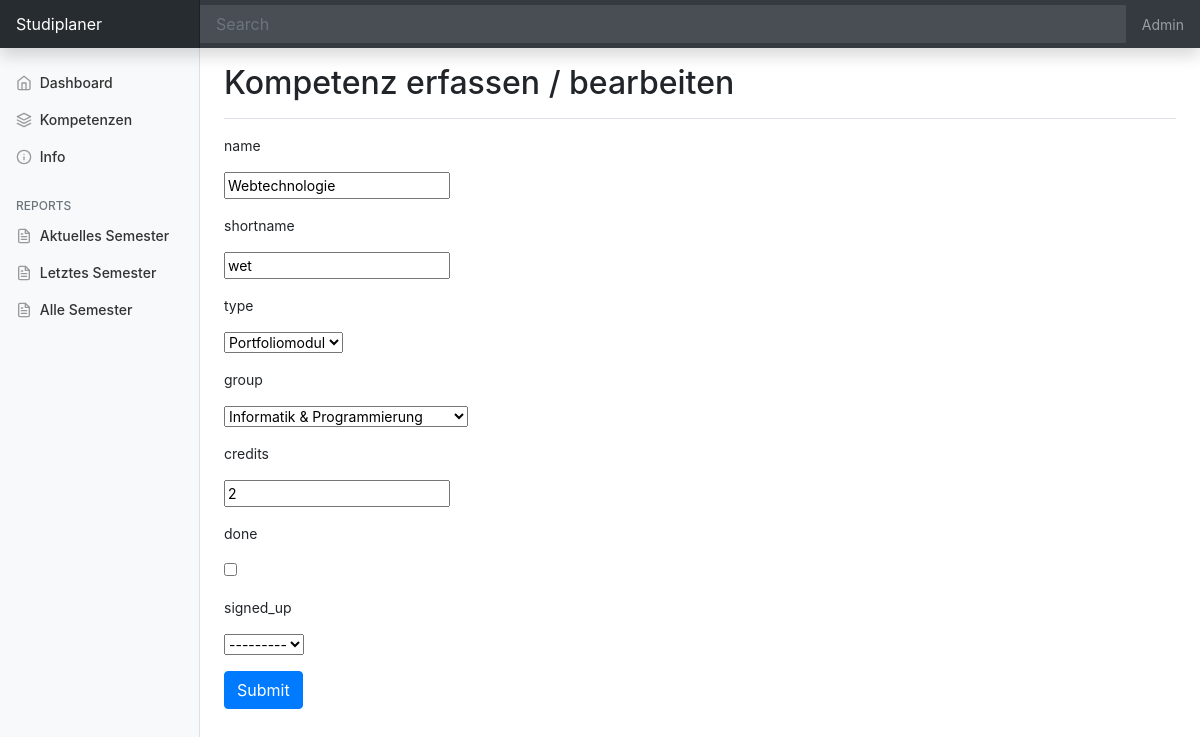
The page /courseupdate/1/ on the database its author committed.
### kompetenzen/models.py (models this page shows, shortened)
class course(models.Model):
    SEMESTER = (
        ('HS19', 'HS19'),
        ('FS20', 'FS20'),
        ('HS20', 'HS20'),
        ('FS21', 'FS21'),
        ('HS21', 'HS21'),
        ('FS22', 'FS22'),
        ('HS22', 'HS22'),
        ('FS23', 'FS23'),
    )
    id = models.AutoField(primary_key=True)
    name = models.CharField(max_length=200, null=True)
    shortname = models.CharField(max_length=10, null=True)
    type = models.ForeignKey(course_type, null=True, on_delete=models.SET_NULL)
    group = models.ForeignKey(course_group, null=True, on_delete=models.SET_NULL)
    credits = models.IntegerField(null=True)
    date_created = models.DateTimeField(auto_now_add=True)
    done = models.BooleanField(default=False)
    signed_up = models.CharField(max_length=10, null=True, choices=SEMESTER)

### kompetenzen/views.py (the view)
# urls.py: path('courseupdate/<str:pk>/', views.courseupdate, name="courseupdate"),
def courseupdate(request, pk):
     co = course.objects.get(id=pk)
     form = CourseInsertForm(instance=co)
     if request.method == 'POST':
          form = CourseInsertForm(request.POST, instance=co)
          if form.is_valid():
               form.save()
               return redirect('/kompetenzen')
     context = {'form':form}
     return render(request, 'kompetenzen/courseform.html', context)

### kompetenzen/forms.py
class CourseInsertForm(ModelForm):
    class Meta:
        model = course
        fields = '__all__'

### kompetenzen/models.py (called while the page is built)
    def __str__(self):
        return self.name

    def __str__(self):
        return self.name

### kompetenzen/templates/kompetenzen/courseform.html (shortened to what this page needs)
{% extends 'kompetenzen/main.html' %}
{% load static %}
{% block content %}
<main role="main" class="col-md-9 ml-sm-auto col-lg-10 px-md-4">
    <div class="d-flex justify-content-between flex-wrap flex-md-nowrap align-items-center pt-3 pb-2 mb-3 border-bottom">
      <h1 class="h2">Kompetenz erfassen / bearbeiten</h1>
    </div>
    <div class="table-responsive">
        <form action="" method="POST">
            {% for field in form %}
            <div class="form-group">
                {{field.name}}
            </div>
            <div class="form-group">
              {{field}}
          </div>
            {% endfor %}
            <input type="submit" class="btn btn-primary" name="submit">
          </div>
    </div>
</div>
{% endblock %}

### static/css/main.css (style rules this page uses)
body { background-color: #ffffff; }

### static/css/dashboard.css (style rules this page uses)
body { font-size: .875rem; }

### rows shown on the page
course: form "Webtechnologie" "wet" "Portfoliomodul" "Informatik & Programmierung" "2" "---------"

### other values the page prints
{{ field.name }} "name" "shortname" "type" "group" "credits" "done" "signed_up"
